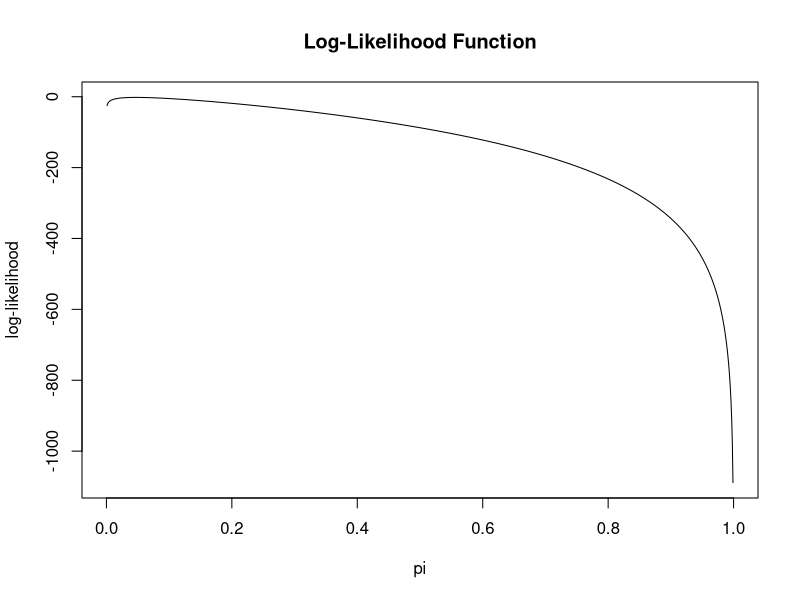

Source code (R):
## ---- chunk 1
#Use this code chunk to include libraries, and set global options.
## ---- chunk 2
# You can reference your code in the appendix (sample here).
## ---- chunk 3
# Data from Pfizer trial
n <- 170        # total infections
t <- 8          # infections in vaccine group

# -------------------------
# MLE for pi
# -------------------------
pi_hat <- t/n
pi_hat

# -------------------------
# MLE for vaccine efficacy psi
# psi = (1 - 2*pi)/(1 - pi)
# -------------------------
psi_hat <- (1 - 2*pi_hat)/(1 - pi_hat)
psi_hat


# -------------------------
# Log-likelihood function
# -------------------------
loglik <- function(pi, t, n){
  if(pi <= 0 | pi >= 1) return(-Inf)
  dbinom(t, size=n, prob=pi, log=TRUE)
}

# evaluate likelihood across grid
pi_vals <- seq(0.001,0.999,length=1000)
ll_vals <- sapply(pi_vals, loglik, t=t, n=n)

plot(pi_vals, ll_vals, type="l",
     xlab="pi",
     ylab="log-likelihood",
     main="Log-Likelihood Function")


# -------------------------
# Large sample CI for pi
# -------------------------
se_pi <- sqrt(pi_hat*(1-pi_hat)/n)

ci_pi <- pi_hat + c(-1,1)*qnorm(0.975)*se_pi
ci_pi


# -------------------------
# Convert CI to psi scale
# -------------------------
psi_transform <- function(pi){
  (1-2*pi)/(1-pi)
}

ci_psi <- psi_transform(ci_pi)
ci_psi


# -------------------------
# Likelihood Ratio Test
# H0: psi = 0.3
# -------------------------

psi0 <- 0.3

# convert psi0 to pi0
pi0 <- (1 - psi0)/(2 - psi0)

# likelihood ratio statistic
W <- 2*(loglik(pi_hat,t,n) - loglik(pi0,t,n))
W

# p-value from chi-square distribution
p_value <- 1 - pchisq(W, df=1)
p_value


# -------------------------
# Parametric bootstrap CI
# -------------------------
B <- 10000

boot_pi <- rbinom(B, n, pi_hat)/n
boot_psi <- psi_transform(boot_pi)

boot_ci <- quantile(boot_psi, c(0.025,0.975))
boot_ci
